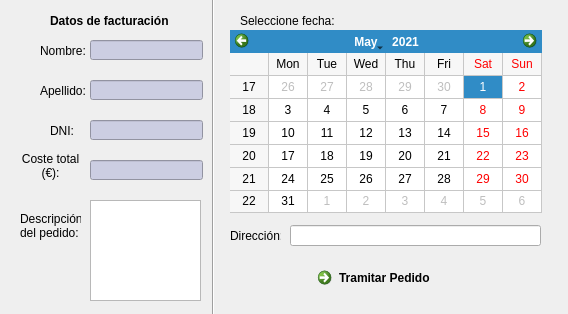
<?xml version="1.0" encoding="UTF-8"?>
<ui version="4.0">
 <class>Dialog_factura</class>
 <widget class="QDialog" name="Dialog_factura">
  <property name="geometry">
   <rect>
    <x>0</x>
    <y>0</y>
    <width>568</width>
    <height>314</height>
   </rect>
  </property>
  <property name="windowTitle">
   <string>Factura</string>
  </property>
  <widget class="QLineEdit" name="nombre">
   <property name="geometry">
    <rect>
     <x>90</x>
     <y>40</y>
     <width>113</width>
     <height>20</height>
    </rect>
   </property>
   <property name="font">
    <font>
     <pointsize>9</pointsize>
    </font>
   </property>
   <property name="styleSheet">
    <string notr="true">background-color: rgb(204, 206, 226);</string>
   </property>
   <property name="readOnly">
    <bool>true</bool>
   </property>
  </widget>
  <widget class="QLineEdit" name="apell">
   <property name="geometry">
    <rect>
     <x>90</x>
     <y>80</y>
     <width>113</width>
     <height>20</height>
    </rect>
   </property>
   <property name="font">
    <font>
     <pointsize>9</pointsize>
    </font>
   </property>
   <property name="styleSheet">
    <string notr="true">background-color: rgb(204, 206, 226);</string>
   </property>
   <property name="readOnly">
    <bool>true</bool>
   </property>
  </widget>
  <widget class="QLineEdit" name="DNI">
   <property name="geometry">
    <rect>
     <x>90</x>
     <y>120</y>
     <width>113</width>
     <height>20</height>
    </rect>
   </property>
   <property name="font">
    <font>
     <pointsize>9</pointsize>
    </font>
   </property>
   <property name="styleSheet">
    <string notr="true">background-color: rgb(204, 206, 226);</string>
   </property>
   <property name="readOnly">
    <bool>true</bool>
   </property>
  </widget>
  <widget class="QCalendarWidget" name="calendarWidget">
   <property name="geometry">
    <rect>
     <x>230</x>
     <y>30</y>
     <width>312</width>
     <height>183</height>
    </rect>
   </property>
   <property name="selectedDate">
    <date>
     <year>2021</year>
     <month>5</month>
     <day>1</day>
    </date>
   </property>
   <property name="minimumDate">
    <date>
     <year>2021</year>
     <month>3</month>
     <day>1</day>
    </date>
   </property>
   <property name="maximumDate">
    <date>
     <year>2022</year>
     <month>12</month>
     <day>31</day>
    </date>
   </property>
   <property name="gridVisible">
    <bool>true</bool>
   </property>
   <property name="navigationBarVisible">
    <bool>true</bool>
   </property>
   <property name="dateEditEnabled">
    <bool>true</bool>
   </property>
  </widget>
  <widget class="QLineEdit" name="direcc">
   <property name="geometry">
    <rect>
     <x>290</x>
     <y>225</y>
     <width>251</width>
     <height>21</height>
    </rect>
   </property>
   <property name="font">
    <font>
     <pointsize>9</pointsize>
    </font>
   </property>
  </widget>
  <widget class="QCommandLinkButton" name="bt_tramit">
   <property name="geometry">
    <rect>
     <x>310</x>
     <y>260</y>
     <width>171</width>
     <height>41</height>
    </rect>
   </property>
   <property name="text">
    <string>Tramitar Pedido</string>
   </property>
  </widget>
  <widget class="QLabel" name="label">
   <property name="geometry">
    <rect>
     <x>50</x>
     <y>10</y>
     <width>141</width>
     <height>21</height>
    </rect>
   </property>
   <property name="font">
    <font>
     <pointsize>9</pointsize>
     <weight>75</weight>
     <bold>true</bold>
    </font>
   </property>
   <property name="text">
    <string>Datos de facturación</string>
   </property>
  </widget>
  <widget class="QLabel" name="label_2">
   <property name="geometry">
    <rect>
     <x>40</x>
     <y>40</y>
     <width>47</width>
     <height>21</height>
    </rect>
   </property>
   <property name="text">
    <string>Nombre:</string>
   </property>
  </widget>
  <widget class="QLabel" name="label_3">
   <property name="geometry">
    <rect>
     <x>40</x>
     <y>80</y>
     <width>47</width>
     <height>21</height>
    </rect>
   </property>
   <property name="text">
    <string>Apellido:</string>
   </property>
  </widget>
  <widget class="QLabel" name="label_4">
   <property name="geometry">
    <rect>
     <x>50</x>
     <y>120</y>
     <width>31</width>
     <height>21</height>
    </rect>
   </property>
   <property name="text">
    <string>DNI:</string>
   </property>
  </widget>
  <widget class="QLabel" name="label_5">
   <property name="geometry">
    <rect>
     <x>20</x>
     <y>200</y>
     <width>61</width>
     <height>51</height>
    </rect>
   </property>
   <property name="text">
    <string>Descripción
del pedido:</string>
   </property>
  </widget>
  <widget class="Line" name="line">
   <property name="geometry">
    <rect>
     <x>203</x>
     <y>-20</y>
     <width>21</width>
     <height>341</height>
    </rect>
   </property>
   <property name="orientation">
    <enum>Qt::Vertical</enum>
   </property>
  </widget>
  <widget class="QLabel" name="label_6">
   <property name="geometry">
    <rect>
     <x>240</x>
     <y>10</y>
     <width>111</width>
     <height>21</height>
    </rect>
   </property>
   <property name="text">
    <string>Seleccione fecha:</string>
   </property>
  </widget>
  <widget class="QLabel" name="label_7">
   <property name="geometry">
    <rect>
     <x>230</x>
     <y>220</y>
     <width>51</width>
     <height>31</height>
    </rect>
   </property>
   <property name="text">
    <string>Dirección:</string>
   </property>
  </widget>
  <widget class="QLineEdit" name="coste">
   <property name="geometry">
    <rect>
     <x>90</x>
     <y>160</y>
     <width>113</width>
     <height>20</height>
    </rect>
   </property>
   <property name="font">
    <font>
     <pointsize>9</pointsize>
    </font>
   </property>
   <property name="styleSheet">
    <string notr="true">background-color: rgb(204, 206, 226);</string>
   </property>
   <property name="readOnly">
    <bool>true</bool>
   </property>
  </widget>
  <widget class="QLabel" name="label_8">
   <property name="geometry">
    <rect>
     <x>20</x>
     <y>150</y>
     <width>61</width>
     <height>31</height>
    </rect>
   </property>
   <property name="text">
    <string>Coste total
(€):</string>
   </property>
   <property name="alignment">
    <set>Qt::AlignCenter</set>
   </property>
  </widget>
  <widget class="QTextEdit" name="descripcion">
   <property name="geometry">
    <rect>
     <x>90</x>
     <y>200</y>
     <width>111</width>
     <height>101</height>
    </rect>
   </property>
   <property name="font">
    <font>
     <pointsize>9</pointsize>
    </font>
   </property>
  </widget>
 </widget>
 <resources/>
 <connections/>
</ui>
